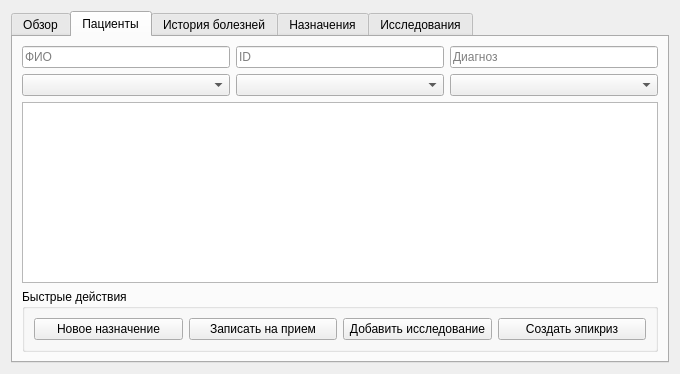
<?xml version="1.0" encoding="UTF-8"?>
<ui version="4.0">
 <class>MainForm</class>
 <widget class="QWidget" name="MainForm">
  <property name="geometry">
   <rect>
    <x>0</x>
    <y>0</y>
    <width>680</width>
    <height>374</height>
   </rect>
  </property>
  <layout class="QVBoxLayout" name="verticalLayout">
   <item>
    <widget class="QTabWidget" name="tabWidget">
     <property name="sizePolicy">
      <sizepolicy hsizetype="Expanding" vsizetype="Expanding">
       <horstretch>0</horstretch>
       <verstretch>0</verstretch>
      </sizepolicy>
     </property>
     <property name="currentIndex">
      <number>1</number>
     </property>
     <widget class="QWidget" name="tab">
      <attribute name="title">
       <string>Обзор</string>
      </attribute>
      <layout class="QVBoxLayout" name="tabLayout">
       <item>
        <layout class="QVBoxLayout" name="dashboardLayout"/>
       </item>
      </layout>
     </widget>
     <widget class="QWidget" name="tab_2">
      <attribute name="title">
       <string>Пациенты</string>
      </attribute>
      <layout class="QVBoxLayout" name="patientsLayout">
       <item>
        <layout class="QHBoxLayout" name="searchLayout">
         <item>
          <widget class="QLineEdit" name="searchNameEdit">
           <property name="placeholderText">
            <string>ФИО</string>
           </property>
          </widget>
         </item>
         <item>
          <widget class="QLineEdit" name="searchIdEdit">
           <property name="placeholderText">
            <string>ID</string>
           </property>
          </widget>
         </item>
         <item>
          <widget class="QLineEdit" name="searchDiagEdit">
           <property name="placeholderText">
            <string>Диагноз</string>
           </property>
          </widget>
         </item>
        </layout>
       </item>
       <item>
        <layout class="QHBoxLayout" name="filterLayout">
         <item>
          <widget class="QComboBox" name="deptBox"/>
         </item>
         <item>
          <widget class="QComboBox" name="statusBox"/>
         </item>
         <item>
          <widget class="QComboBox" name="ageBox"/>
         </item>
        </layout>
       </item>
       <item>
        <widget class="QTableWidget" name="patientsTable"/>
       </item>
       <item>
        <widget class="QGroupBox" name="quickBox">
         <property name="title">
          <string>Быстрые действия</string>
         </property>
         <layout class="QHBoxLayout">
          <item>
           <widget class="QPushButton" name="qaNewTreatmentBtn">
            <property name="text">
             <string>Новое назначение</string>
            </property>
           </widget>
          </item>
          <item>
           <widget class="QPushButton" name="qaVisitBtn">
            <property name="text">
             <string>Записать на прием</string>
            </property>
           </widget>
          </item>
          <item>
           <widget class="QPushButton" name="qaResearchBtn">
            <property name="text">
             <string>Добавить исследование</string>
            </property>
           </widget>
          </item>
          <item>
           <widget class="QPushButton" name="qaEpicrisisBtn">
            <property name="text">
             <string>Создать эпикриз</string>
            </property>
           </widget>
          </item>
         </layout>
        </widget>
       </item>
      </layout>
     </widget>
     <widget class="QWidget" name="tab_history">
      <attribute name="title">
       <string>История болезней</string>
      </attribute>
      <layout class="QVBoxLayout">
       <item>
        <widget class="QTableWidget" name="historyTable"/>
       </item>
      </layout>
     </widget>
     <widget class="QWidget" name="tab_treatments">
      <attribute name="title">
       <string>Назначения</string>
      </attribute>
      <layout class="QVBoxLayout">
       <item>
        <widget class="QTableWidget" name="treatmentTable"/>
       </item>
      </layout>
     </widget>
     <widget class="QWidget" name="tab_research">
      <attribute name="title">
       <string>Исследования</string>
      </attribute>
      <layout class="QVBoxLayout">
       <item>
        <widget class="QTableWidget" name="researchTable"/>
       </item>
      </layout>
     </widget>
    </widget>
   </item>
  </layout>
 </widget>
 <resources/>
 <connections/>
</ui>
